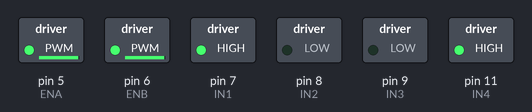
The sketch below on a simulated Arduino Uno, built with avr-gcc and run on an emulated ATmega328P. On the bench: switched loads named in the sketch (green lamp = pin HIGH).

Above: at 0.05 s.
At 7.0 s:
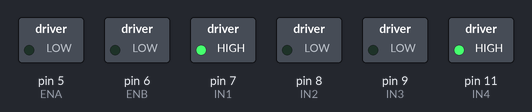
Timing chart, 0 to 8.1 s (numbered marks = the images above):
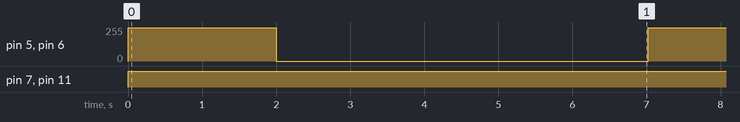

The sketch:

RobotMovement.ino
```cpp
#define ENA 5
#define ENB 6
#define IN1 7
#define IN2 8
#define IN3 9
#define IN4 11

#include <Servo.h>

//     Left motor truth table
// Here are some handy tables to show the various modes of operation.
//  ENA         IN1             IN2         Description
//  LOW   Not Applicable   Not Applicable   Motor is off
//  HIGH        LOW             LOW         Motor is stopped (brakes)
//  HIGH        LOW             HIGH        Motor is on and turning forwards
//  HIGH        HIGH            LOW         Motor is on and turning backwards
//  HIGH        HIGH            HIGH        Motor is stopped (brakes)

//     Right motor truth table
// Here are some handy tables to show the various modes of operation.
//  ENB         IN3             IN4         Description
//  LOW   Not Applicable   Not Applicable   Motor is off
//  HIGH        LOW             LOW         Motor is stopped (brakes)
//  HIGH        LOW             HIGH        Motor is on and turning forwards
//  HIGH        HIGH            LOW         Motor is on and turning backwards
//  HIGH        HIGH            HIGH        Motor is stopped (brakes)

/**
 * @brief Moves the robot forward with the given speed
 *
 * @param carSpeed an integer representing the car's speed.
 * This value is capped at 255 and passing in a higher value will
 * cap at 255
 */
void forward(int carSpeed)  // Forward
{
    // Setting Direction and Power Pins
    digitalWrite(IN1, HIGH);
    digitalWrite(IN2, LOW);
    digitalWrite(IN3, LOW);
    digitalWrite(IN4, HIGH);
    // Write speed to 'A' and 'B' MotorGroups
    analogWrite(ENA, carSpeed);
    analogWrite(ENB, carSpeed);
}

/**
 * @brief Moves the robot backwards with the given speed
 *
 * @param carSpeed an integer representing the car's speed.
 * This value is capped at 255 and passing in a higher value will
 * cap at 255
 */
void back(int carSpeed) {
    digitalWrite(IN1, LOW);
    digitalWrite(IN2, HIGH);
    digitalWrite(IN3, HIGH);
    digitalWrite(IN4, LOW);
    analogWrite(ENA, carSpeed);
    analogWrite(ENB, carSpeed);
}

/**
 * @brief Turns the robot left with the given speed
 *
 * @param carSpeed an integer representing the car's speed.
 * This value is capped at 255 and passing in a higher value will
 * cap at 255
 */
void turnLeft(int carSpeed) {
    digitalWrite(IN1, LOW);
    digitalWrite(IN2, HIGH);
    digitalWrite(IN3, LOW);
    digitalWrite(IN4, HIGH);
    analogWrite(ENA, carSpeed);
    analogWrite(ENB, carSpeed);
}

/**
 * @brief Turns the robot right with the given speed
 *
 * @param carSpeed an integer representing the car's speed.
 * This value is capped at 255 and passing in a higher value will
 * cap at 255
 */
void turnRight(int carSpeed) {
    digitalWrite(IN1, HIGH);
    digitalWrite(IN2, LOW);
    digitalWrite(IN3, HIGH);
    digitalWrite(IN4, LOW);
    analogWrite(ENA, carSpeed);
    analogWrite(ENB, carSpeed);
}

/**
 * @brief Moves the robot in a swing turn to the right. A swing turn is when only one side of the robot's drivebase is powered.
 *
 * @param carSpeed an integer representing the car's speed.
 * This value is capped at 255 and passing in a higher value will
 * cap at 255
 */
void swingTurnRight(int carSpeed) {
    digitalWrite(IN1, HIGH);
    digitalWrite(IN2, LOW);
    digitalWrite(IN3, LOW);
    digitalWrite(IN4, HIGH);
    analogWrite(ENA, carSpeed);
    analogWrite(ENB, 0.25 * carSpeed);
}
/**
 * @brief Moves the robot in a swing turn to the left. A swing turn is when only one side of the robot's drivebase is powered.
 *
 * @param carSpeed an integer representing the car's speed.
 * This value is capped at 255 and passing in a higher value will
 * cap at 255
 */
void swingTurnLeft(int carSpeed) {
    digitalWrite(IN1, HIGH);
    digitalWrite(IN2, LOW);
    digitalWrite(IN3, LOW);
    digitalWrite(IN4, HIGH);
    analogWrite(ENA, 0.25 * carSpeed);
    analogWrite(ENB, carSpeed);
}

/**
 * @brief Stops the robot's drive motors.
 *
 */
void stop() {
    digitalWrite(ENA, 0);
    digitalWrite(ENB, 0);
}

void setup() {
    pinMode(IN1, OUTPUT);
    pinMode(IN2, OUTPUT);
    pinMode(IN3, OUTPUT);
    pinMode(IN4, OUTPUT);
    pinMode(ENA, OUTPUT);
    pinMode(ENB, OUTPUT);
}

void loop() {
    // put your code here!

    // here, we're moving the bot forward at speed 250...
    forward(250);
    // and continuing to move for 2 seconds
    delay(2000);
    // stopping the bot...
    stop();
    // wait for 5 seconds before running again
    delay(5000);
    // try writing code to move the bot in a square and stop!
    // make it go fast on two sides and slow on the other two
    // and challenge yourselves to make it a square and not a weirdly shaped rectangle!

    delay(20);
}
```

Measured:
- by itself, pin 5 (ENA), pin 6 (ENB): alternates 250/255 for 2.0 s and 0/255 for 5.0 s
- by itself, pin 7 (IN1), pin 11 (IN4): LOW → HIGH at 0.00 s
